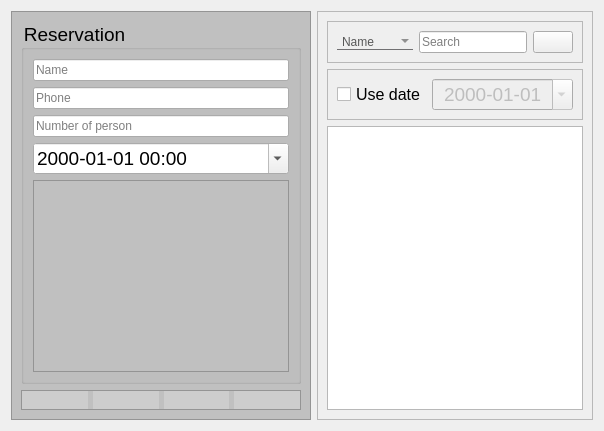
               <widget class="QWidget" name="page_reservation">
                <layout class="QHBoxLayout" name="horizontalLayout_51">
                 <item>
                  <widget class="QFrame" name="f_reservationInputs">
                   <property name="styleSheet">
                    <string notr="true">QFrame
{
	background-color: rgb(192, 192, 192)
}

QGroupBox
{
	background-color: rgb(192, 192, 192)
}

QPushButton
{ 
	
	alternate-background-color: rgb(255, 255, 255);
	background: rgba(225, 225, 225, 100);
	border-width: 2px;
    border-radius: 10px;
	qproperty-iconSize: 32px 32px;
	border-style: dashed;
 }

QPushButton:hover
{
	background: rgba(225, 225, 225, 180);
	border-style: dashed;
}

QPushButton:pressed
{
	background: rgba(75, 75, 75, 180);
	border-style: inset;
}</string>
                   </property>
                   <property name="frameShape">
                    <enum>QFrame::StyledPanel</enum>
                   </property>
                   <property name="frameShadow">
                    <enum>QFrame::Raised</enum>
                   </property>
                   <layout class="QVBoxLayout" name="verticalLayout_72">
                    <item>
                     <widget class="QGroupBox" name="gb_reservation">
                      <property name="font">
                       <font>
                        <family>MS Shell Dlg 2</family>
                        <pointsize>14</pointsize>
                        <weight>50</weight>
                        <italic>false</italic>
                        <bold>false</bold>
                       </font>
                      </property>
                      <property name="styleSheet">
                       <string notr="true"/>
                      </property>
                      <property name="title">
                       <string>Reservation</string>
                      </property>
                      <layout class="QVBoxLayout" name="verticalLayout_73">
                       <item>
                        <widget class="QLineEdit" name="le_reservationName">
                         <property name="text">
                          <string/>
                         </property>
                         <property name="maxLength">
                          <number>20</number>
                         </property>
                         <property name="placeholderText">
                          <string>Name</string>
                         </property>
                         <property name="clearButtonEnabled">
                          <bool>true</bool>
                         </property>
                        </widget>
                       </item>
                       <item>
                        <widget class="QLineEdit" name="le_reservationPhone">
                         <property name="text">
                          <string/>
                         </property>
                         <property name="maxLength">
                          <number>30</number>
                         </property>
                         <property name="placeholderText">
                          <string>Phone</string>
                         </property>
                         <property name="clearButtonEnabled">
                          <bool>true</bool>
                         </property>
                        </widget>
                       </item>
                       <item>
                        <widget class="QLineEdit" name="le_reservationNbPerson">
                         <property name="text">
                          <string/>
                         </property>
                         <property name="maxLength">
                          <number>20</number>
                         </property>
                         <property name="placeholderText">
                          <string>Number of person</string>
                         </property>
                         <property name="clearButtonEnabled">
                          <bool>true</bool>
                         </property>
                        </widget>
                       </item>
                       <item>
                        <widget class="QDateTimeEdit" name="dte_reservation">
                         <property name="font">
                          <font>
                           <pointsize>14</pointsize>
                          </font>
                         </property>
                         <property name="currentSection">
                          <enum>QDateTimeEdit::YearSection</enum>
                         </property>
                         <property name="displayFormat">
                          <string>yyyy-MM-dd HH:mm</string>
                         </property>
                         <property name="calendarPopup">
                          <bool>true</bool>
                         </property>
                        </widget>
                       </item>
                       <item>
                        <widget class="QTableWidget" name="tw_reservationTable">
                         <property name="font">
                          <font>
                           <family>Times New Roman</family>
                           <pointsize>18</pointsize>
                           <weight>50</weight>
                           <italic>false</italic>
                           <bold>false</bold>
                          </font>
                         </property>
                         <property name="editTriggers">
                          <set>QAbstractItemView::NoEditTriggers</set>
                         </property>
                         <property name="selectionMode">
                          <enum>QAbstractItemView::SingleSelection</enum>
                         </property>
                         <property name="selectionBehavior">
                          <enum>QAbstractItemView::SelectRows</enum>
                         </property>
                         <attribute name="horizontalHeaderShowSortIndicator" stdset="0">
                          <bool>true</bool>
                         </attribute>
                         <attribute name="verticalHeaderCascadingSectionResizes">
                          <bool>true</bool>
                         </attribute>
                         <attribute name="verticalHeaderShowSortIndicator" stdset="0">
                          <bool>false</bool>
                         </attribute>
                        </widget>
                       </item>
                      </layout>
                     </widget>
                    </item>
                    <item>
                     <widget class="QFrame" name="f_expenseDbBtn_5">
                      <property name="sizePolicy">
                       <sizepolicy hsizetype="Preferred" vsizetype="Maximum">
                        <horstretch>0</horstretch>
                        <verstretch>0</verstretch>
                       </sizepolicy>
                      </property>
                      <property name="frameShape">
                       <enum>QFrame::StyledPanel</enum>
                      </property>
                      <property name="frameShadow">
                       <enum>QFrame::Raised</enum>
                      </property>
                      <layout class="QHBoxLayout" name="horizontalLayout_50">
                       <property name="spacing">
                        <number>5</number>
                       </property>
                       <property name="leftMargin">
                        <number>0</number>
                       </property>
                       <property name="topMargin">
                        <number>0</number>
                       </property>
                       <property name="rightMargin">
                        <number>0</number>
                       </property>
                       <property name="bottomMargin">
                        <number>0</number>
                       </property>
                       <item>
                        <widget class="QPushButton" name="btn_reservationAdd">
                         <property name="text">
                          <string/>
                         </property>
                         <property name="icon">
                          <iconset resource="../resource/resource.qrc">
                           <normaloff>:/Simple icons/simple_icons/fi-rr-add.svg</normaloff>:/Simple icons/simple_icons/fi-rr-add.svg</iconset>
                         </property>
                         <property name="iconSize">
                          <size>
                           <width>32</width>
                           <height>32</height>
                          </size>
                         </property>
                        </widget>
                       </item>
                       <item>
                        <widget class="QPushButton" name="btn_reservationEdit">
                         <property name="enabled">
                          <bool>false</bool>
                         </property>
                         <property name="text">
                          <string/>
                         </property>
                         <property name="icon">
                          <iconset resource="../resource/resource.qrc">
                           <normaloff>:/Simple icons/simple_icons/fi-rr-edit.svg</normaloff>:/Simple icons/simple_icons/fi-rr-edit.svg</iconset>
                         </property>
                         <property name="iconSize">
                          <size>
                           <width>32</width>
                           <height>32</height>
                          </size>
                         </property>
                        </widget>
                       </item>
                       <item>
                        <widget class="QPushButton" name="btn_reservationDelete">
                         <property name="enabled">
                          <bool>false</bool>
                         </property>
                         <property name="text">
                          <string/>
                         </property>
                         <property name="icon">
                          <iconset resource="../resource/resource.qrc">
                           <normaloff>:/Simple icons/simple_icons/fi-rr-delete.svg</normaloff>:/Simple icons/simple_icons/fi-rr-delete.svg</iconset>
                         </property>
                         <property name="iconSize">
                          <size>
                           <width>32</width>
                           <height>32</height>
                          </size>
                         </property>
                        </widget>
                       </item>
                       <item>
                        <widget class="QPushButton" name="btn_reservationClear">
                         <property name="enabled">
                          <bool>true</bool>
                         </property>
                         <property name="text">
                          <string/>
                         </property>
                         <property name="icon">
                          <iconset resource="../resource/resource.qrc">
                           <normaloff>:/Simple icons/simple_icons/fi-rr-broom.svg</normaloff>:/Simple icons/simple_icons/fi-rr-broom.svg</iconset>
                         </property>
                         <property name="iconSize">
                          <size>
                           <width>32</width>
                           <height>32</height>
                          </size>
                         </property>
                        </widget>
                       </item>
                      </layout>
                     </widget>
                    </item>
                   </layout>
                  </widget>
                 </item>
                 <item>
                  <widget class="QFrame" name="f_reservationDb">
                   <property name="styleSheet">
                    <string notr="true">


QComboBox
{
	background: transparent;
	color: rgb(88, 88, 88);
	border: none;
	border-bottom: 1px solid #717072;
	font: 14pt &quot;MS Shell Dlg 2&quot;;
}</string>
                   </property>
                   <property name="frameShape">
                    <enum>QFrame::StyledPanel</enum>
                   </property>
                   <property name="frameShadow">
                    <enum>QFrame::Raised</enum>
                   </property>
                   <layout class="QVBoxLayout" name="verticalLayout_71">
                    <item>
                     <widget class="QFrame" name="frame_10">
                      <property name="frameShape">
                       <enum>QFrame::StyledPanel</enum>
                      </property>
                      <property name="frameShadow">
                       <enum>QFrame::Sunken</enum>
                      </property>
                      <layout class="QHBoxLayout" name="horizontalLayout_52">
                       <item>
                        <widget class="QComboBox" name="cb_reservationSearchType">
                         <property name="sizePolicy">
                          <sizepolicy hsizetype="MinimumExpanding" vsizetype="Fixed">
                           <horstretch>0</horstretch>
                           <verstretch>0</verstretch>
                          </sizepolicy>
                         </property>
                         <item>
                          <property name="text">
                           <string>Name</string>
                          </property>
                         </item>
                         <item>
                          <property name="text">
                           <string>Phone</string>
                          </property>
                         </item>
                        </widget>
                       </item>
                       <item>
                        <widget class="QLineEdit" name="le_reservationSearch">
                         <property name="sizePolicy">
                          <sizepolicy hsizetype="MinimumExpanding" vsizetype="Fixed">
                           <horstretch>0</horstretch>
                           <verstretch>0</verstretch>
                          </sizepolicy>
                         </property>
                         <property name="placeholderText">
                          <string>Search</string>
                         </property>
                         <property name="clearButtonEnabled">
                          <bool>true</bool>
                         </property>
                        </widget>
                       </item>
                       <item>
                        <widget class="QPushButton" name="btn_reservationSearch">
                         <property name="text">
                          <string/>
                         </property>
                         <property name="icon">
                          <iconset resource="../resource/resource.qrc">
                           <normaloff>:/Simple icons/simple_icons/fi-rr-search.svg</normaloff>:/Simple icons/simple_icons/fi-rr-search.svg</iconset>
                         </property>
                        </widget>
                       </item>
                      </layout>
                     </widget>
                    </item>
                    <item>
                     <widget class="QFrame" name="frame_11">
                      <property name="frameShape">
                       <enum>QFrame::StyledPanel</enum>
                      </property>
                      <property name="frameShadow">
                       <enum>QFrame::Sunken</enum>
                      </property>
                      <layout class="QHBoxLayout" name="horizontalLayout_53">
                       <item>
                        <widget class="QCheckBox" name="cb_reservationDate">
                         <property name="sizePolicy">
                          <sizepolicy hsizetype="Maximum" vsizetype="Fixed">
                           <horstretch>0</horstretch>
                           <verstretch>0</verstretch>
                          </sizepolicy>
                         </property>
                         <property name="font">
                          <font>
                           <pointsize>12</pointsize>
                          </font>
                         </property>
                         <property name="text">
                          <string>Use date</string>
                         </property>
                        </widget>
                       </item>
                       <item>
                        <widget class="QDateEdit" name="de_reservationSearchDate">
                         <property name="enabled">
                          <bool>false</bool>
                         </property>
                         <property name="font">
                          <font>
                           <pointsize>14</pointsize>
                          </font>
                         </property>
                         <property name="alignment">
                          <set>Qt::AlignCenter</set>
                         </property>
                         <property name="showGroupSeparator" stdset="0">
                          <bool>false</bool>
                         </property>
                         <property name="currentSection">
                          <enum>QDateTimeEdit::YearSection</enum>
                         </property>
                         <property name="displayFormat">
                          <string>yyyy-MM-dd</string>
                         </property>
                         <property name="calendarPopup">
                          <bool>true</bool>
                         </property>
                        </widget>
                       </item>
                      </layout>
                     </widget>
                    </item>
                    <item>
                     <widget class="QTableWidget" name="tw_reservation">
                      <property name="font">
                       <font>
                        <family>Times New Roman</family>
                        <pointsize>18</pointsize>
                        <weight>50</weight>
                        <italic>false</italic>
                        <bold>false</bold>
                       </font>
                      </property>
                      <property name="editTriggers">
                       <set>QAbstractItemView::NoEditTriggers</set>
                      </property>
                      <property name="selectionMode">
                       <enum>QAbstractItemView::SingleSelection</enum>
                      </property>
                      <property name="selectionBehavior">
                       <enum>QAbstractItemView::SelectRows</enum>
                      </property>
                      <attribute name="horizontalHeaderShowSortIndicator" stdset="0">
                       <bool>true</bool>
                      </attribute>
                      <attribute name="verticalHeaderCascadingSectionResizes">
                       <bool>true</bool>
                      </attribute>
                      <attribute name="verticalHeaderShowSortIndicator" stdset="0">
                       <bool>false</bool>
                      </attribute>
                     </widget>
                    </item>
                   </layout>
                  </widget>
                 </item>
                </layout>
               </widget>
